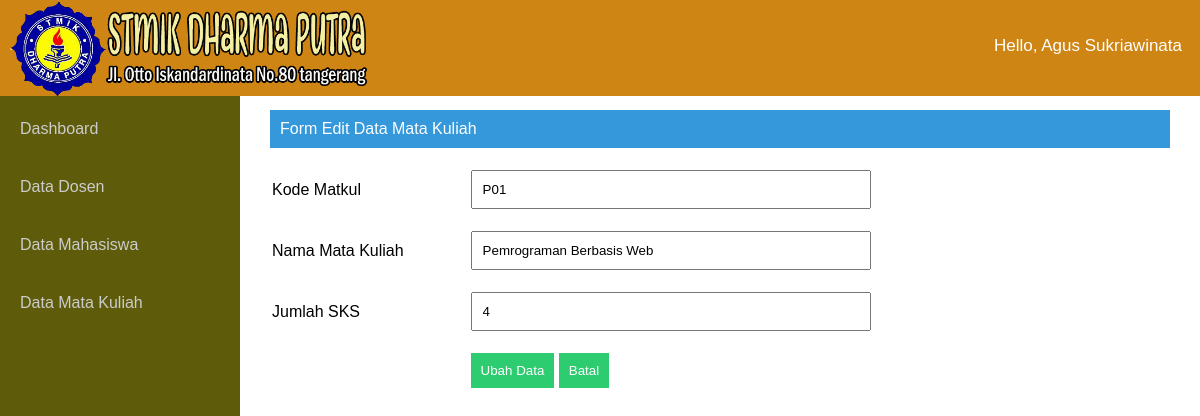
The app's page /matkul/edit_matkul.php?id=1 with its own data.
### tables this page shows
CREATE TABLE `matkul` (
  `id_matkul` int(4) NOT NULL AUTO_INCREMENT,
  `kd_matkul` varchar(5) NOT NULL,
  `nm_matkul` varchar(30) NOT NULL,
  `jml_sks` int(2) NOT NULL,
  PRIMARY KEY (`id_matkul`)
);

### matkul/edit_matkul.php (the view, shortened to what this page needs)
 <html>
<head>
<link rel="stylesheet" type="text/css" href="../asset/style.css">
</head>
<body>
	<nav>
		<ul class="kiri">
			<img src="../asset/dp_logo.png" />
		</ul>
		<ul class="kanan">
			<li><a href="">Hello, Agus Sukriawinata</a></li>
		</ul>
	</nav>
		<div class="sidebar">
				<ul>
					<li><a href="../home.php">Dashboard</a></li>
					<li><a href="../dosen/tampil_dosen.php">Data Dosen</a></li>
					<li><a href="../mahasiswa/tampil_mahasiswa.php">Data Mahasiswa</a></li>
					<li><a href="../matkul/tampil_matkul.php">Data Mata Kuliah</a></li>
				</ul>
		</div>
			<div class="main">
				<div class="isimain">
						<span class="span">Form Edit Data Mata Kuliah</span>
						<form method="POST" action="../matkul/edit_matkul_aksi.php">
			<?php
				$data = "Select * from matkul where id_matkul = '$_GET[id]'";
				$qrydata =mysql_query ($data);
				$datatampil = mysql_fetch_array ($qrydata);
			?>
							<table width="800">
								<tr>
									<td>Kode Matkul </td>
									<td>
										<input type="text" name="kd_matkul" id="kd_matkul" value="<?php echo $datatampil['kd_matkul'];?>" />
									</td>
								</tr>
								<tr>
									<td>Nama Mata Kuliah </td>
									<td><input type="text" name="nm_matkul" id="nm_matkul" value="<?php echo $datatampil['nm_matkul'];?>" /></td>
								</tr>
								<tr>
									<td>Jumlah SKS </td>
									<td><input type="text" name="jml_sks" id="jml_sks" value="<?php echo $datatampil['jml_sks'];?>" /></td>
								</tr>
								<tr>
									<td></td>
									<td>
										<input type="submit" value="Ubah Data">
										<input type="reset" onclick="window.location='../matkul/tampil_matkul.php';" value="Batal">
									</td>
								</tr>
							</table>
						</form>
				</div>
		</div>
</body>
</html>

### asset/style.css (style rules this page uses)
* { margin:0;padding:0;font-family:arial }
nav { width: 100%; background: #cf8513; position: fixed; z-index: 999; }
nav img { margin-left:10px; width:90%; }
.kiri { float:left; width: 400px; }
.kanan { float:right; margin-top:18px; }
nav .kanan li { list-style:none;display:inline }
nav ul li a { font-size:17px; }
nav .kanan li a { display:inline-block;padding:18px;color:#fff; }
a { text-decoration:none }
.sidebar { width:20%;background:#5e5c0a;position:fixed;height:100%;padding-top:100px;overflow:hidden;float:left }
.sidebar ul li { list-style:none; }
.sidebar ul li a { padding:20px;width:100%;color:#ccc;display:block;transition:0.4s }
.main { float:right;width:80%; }
.span { background:#3498db;color:#fff;padding:10px;display:inherit;margin-bottom:10px; }
.isimain { padding:110px 30px 30px 30px; }
input[type=text],select,textarea { width:400px;margin:10px 0 10px 0;padding:10px;resize:none }
input[type=submit] { margin:10px 0 10px 0;outline:0;background:#2ecc71;color:#fff;border:0;padding:10px;cursor:pointer }
input[type=reset] { margin:10px 0 10px 0;outline:0;background:#2ecc71;color:#fff;border:0;padding:10px;cursor:pointer }

### records on screen
matkul: kd_matkul "P01", nm_matkul "Pemrograman Berbasis Web", jml_sks "4"
